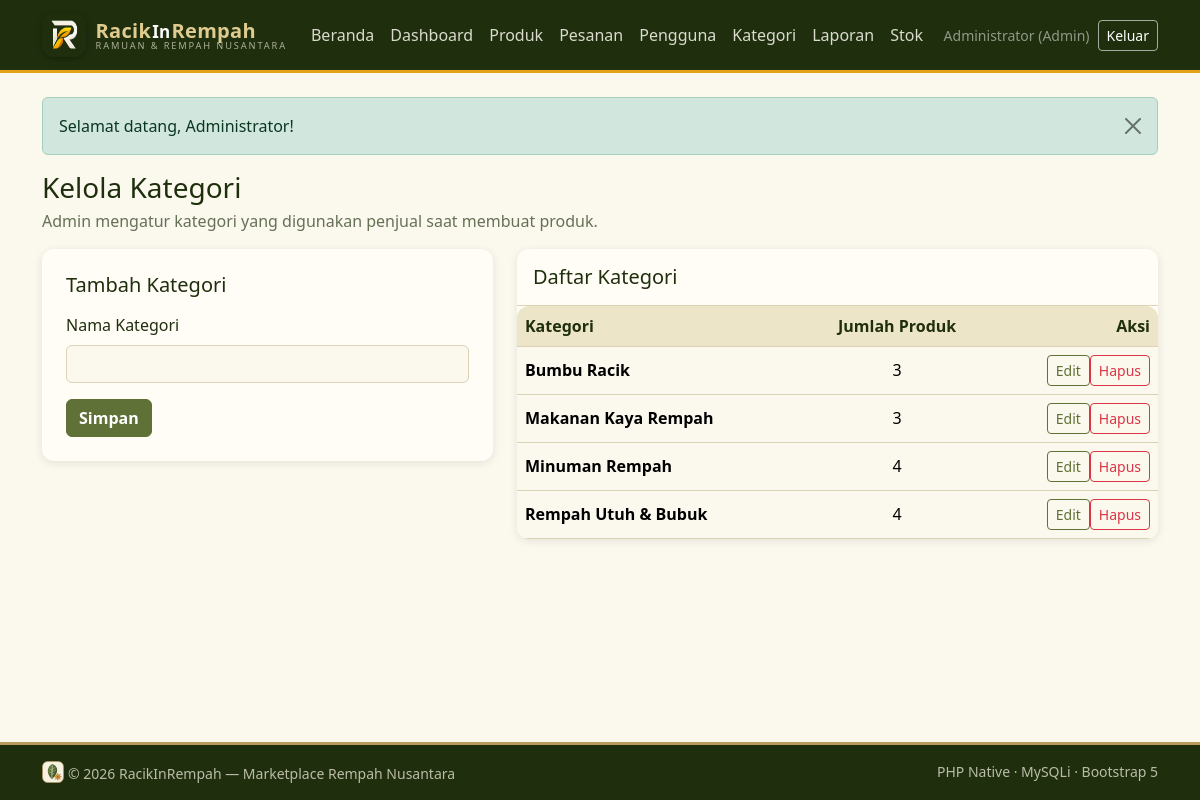
The app's page /admin/kategori.php (signed in) with its own data.
### tables this page shows
CREATE TABLE kategori (
  id_kategori   INT UNSIGNED NOT NULL AUTO_INCREMENT,
  nama_kategori VARCHAR(80) NOT NULL,
  PRIMARY KEY (id_kategori),
  UNIQUE KEY uq_kategori_nama (nama_kategori)
);

### includes/init.php (called while the page is built, shortened)
<?php
function e(mixed $value): string
{
    return htmlspecialchars((string) $value, ENT_QUOTES | ENT_SUBSTITUTE, 'UTF-8');
}
function query(mysqli $db, string $sql, string $types = '', array $params = []): mysqli_stmt
{
    $stmt = $db->prepare($sql);
    $stmt->execute();
    return $stmt;
}
function rows(mysqli $db, string $sql, string $types = '', array $params = []): array
{
    $stmt = query($db, $sql, $types, $params);
    $result = $stmt->get_result();
    $data = $result->fetch_all(MYSQLI_ASSOC);
    return $data;
}

### admin/kategori.php (the view, shortened to what this page needs)
<?php
require __DIR__ . '/../includes/init.php';
$editId = (int) ($_GET['edit'] ?? 0);
$edit = $editId > 0 ? row($db, 'SELECT * FROM kategori WHERE id_kategori = ?', 'i', [$editId]) : null;
$nama = $edit['nama_kategori'] ?? '';
$daftar = rows($db, 'SELECT k.id_kategori, k.nama_kategori, COUNT(p.id_produk) AS jumlah_produk FROM kategori k LEFT JOIN produk p ON p.id_kategori = k.id_kategori GROUP BY k.id_kategori, k.nama_kategori ORDER BY k.nama_kategori');
include __DIR__ . '/../includes/header.php';
?>
<div class="d-flex justify-content-between align-items-start flex-wrap gap-2 mb-3"><div><h1 class="h3 mb-1">Kelola Kategori</h1><p class="text-muted mb-0">Admin mengatur kategori yang digunakan penjual saat membuat produk.</p></div></div>
<div class="row g-4">
<div class="col-lg-5"><div class="card border-0 shadow-sm"><div class="card-body p-4"><h2 class="h5 mb-3"><?= $edit ? 'Edit Kategori' : 'Tambah Kategori' ?></h2><form method="post"><label class="form-label" for="nama_kategori">Nama Kategori</label><input class="form-control mb-3" id="nama_kategori" name="nama_kategori" maxlength="80" value="<?= e($nama) ?>" required><button class="btn btn-brand">Simpan</button></form></div></div></div>
<div class="col-lg-7"><div class="card border-0 shadow-sm"><div class="card-body p-0"><div class="p-3 border-bottom"><h2 class="h5 mb-0">Daftar Kategori</h2></div><div class="table-responsive"><table class="table align-middle mb-0"><thead class="table-light"><tr><th>Kategori</th><th class="text-center">Jumlah Produk</th><th class="text-end">Aksi</th></tr></thead><tbody><?php foreach ($daftar as $k): ?><tr><td class="fw-semibold"><?= e($k['nama_kategori']) ?></td><td class="text-center"><?= (int)$k['jumlah_produk'] ?></td><td class="text-end text-nowrap"><a class="btn btn-sm btn-outline-primary" href="<?= BASE_URL ?>/admin/kategori.php?edit=<?= (int)$k['id_kategori'] ?>">Edit</a><form method="post" class="d-inline" onsubmit="return confirm('Hapus kategori ini? Produk tidak akan dihapus.');"><?= csrf_field() ?><input type="hidden" name="aksi" value="hapus"><input type="hidden" name="id_kategori" value="<?= (int)$k['id_kategori'] ?>"><button class="btn btn-sm btn-outline-danger">Hapus</button></form></td></tr><?php endforeach; ?><?php if (!$daftar): ?><tr><td colspan="3" class="p-4 text-muted">Belum ada kategori.</td></tr><?php endif; ?></tbody></table></div></div></div></div>
</div>
<?php include __DIR__ . '/../includes/footer.php'; ?>

### assets/style.css (style rules this page uses)
:root { --jerami: #B99A5C; --vanila: #DFCB8F; --belukar: #5F7136; --lumut: #1F2F0E; --putih: #FBF8EE; --belukar-deep: #3d4f22; --vanila-soft: #EDE5C8; --garis: #DCD3B4; --belukar-dark: #4b5a2a; --jerami-hover: #cdb06f; --bs-body-bg: var(--putih); --bs-body-color: var(--lumut); --bs-secondary-color: rgba(31, 47, 14, .68); --bs-border-color: var(--garis); --bs-link-color: var(--belukar); --bs-link-hover-color: var(--lumut); }
body { background-color: var(--putih); color: var(--lumut); }
a { color: var(--belukar); }
.text-muted, .text-secondary { color: rgba(31, 47, 14, .68) !important; }
.btn-brand { background-color: var(--belukar); border-color: var(--belukar); color: #fff; font-weight: 600; }
.btn-outline-primary { --bs-btn-color: var(--belukar); --bs-btn-border-color: var(--belukar); --bs-btn-hover-bg: var(--belukar); --bs-btn-hover-color: #fff; --bs-btn-hover-border-color: var(--belukar); --bs-btn-active-bg: var(--belukar-dark); --bs-btn-active-color: #fff; --bs-btn-active-border-color: var(--belukar-dark); }
.card { --bs-card-bg: #fffdf6; --bs-card-border-color: var(--garis); }
.table { --bs-table-border-color: var(--garis); }
.table-light { --bs-table-bg: var(--vanila-soft); --bs-table-color: var(--lumut); --bs-table-border-color: var(--garis); }
.shadow-sm { box-shadow: 0 2px 8px rgba(31, 47, 14, .10) !important; }
.form-control::placeholder { color: rgba(31, 47, 14, .45); }
:root { --kunyit: #E3A21A; --kunyit-hover: #f0b438; --kayu-manis: #9C5A2E; --cabai: #B5382A; }
.card, .table-responsive, .promo-hint { border-radius: .75rem; }

### records on screen
kategori: nama_kategori "Bumbu Racik", jumlah_produk "3"
kategori: nama_kategori "Makanan Kaya Rempah", jumlah_produk "3"
kategori: nama_kategori "Minuman Rempah", jumlah_produk "4"
kategori: nama_kategori "Rempah Utuh & Bubuk", jumlah_produk "4"

### other values on screen
$u['nama'] "Administrator"
$u['role'] "Admin"
$pesan "Selamat datang, Administrator!"
